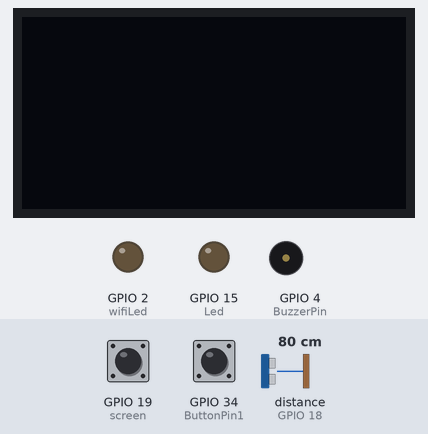
The sketch below on a simulated ESP32. Shown: 128×64 one-colour display, output pins drawn as LEDs (lit = HIGH), buzzer (waves = sounding). Wiring (inferred from the names in the program): ultrasonic range finder: trigger GPIO 5; echo GPIO 18. Inputs (shaded band) come from the test bench; at power-on: GPIO 19 (screen) LOW, distance to the obstacle (sensor on GPIO 18) 80 cm, GPIO 34 (ButtonPin1) LOW. The echo pulse lasts 58.3 µs per cm; WiFi joins after 1.5 s; servers stay silent unless stated; the display library's start-up logo is not drawn; pins used as bus, display or sensor lines are not drawn; what the sketch prints to the serial monitor is not drawn.

Above: at 5.2 s.
5.3 s: GPIO 19 (screen) driven HIGH
At 6.4 s:
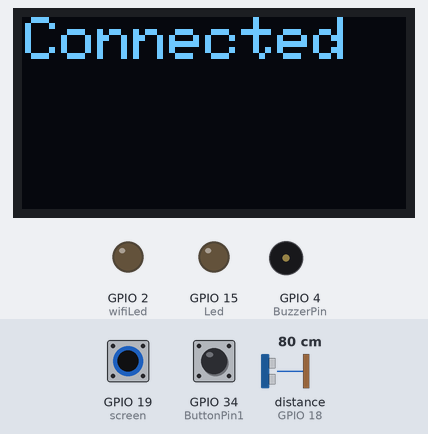
8.3 s: distance to the obstacle (sensor on GPIO 18) set to 2 cm
At 9.8 s:
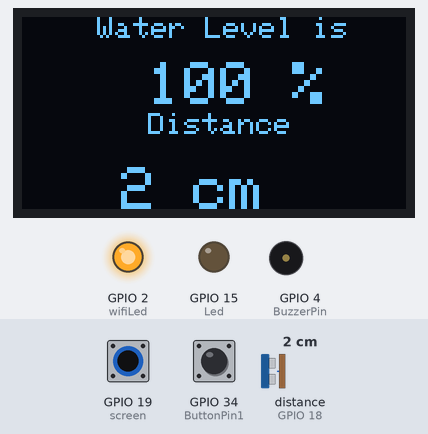
10.7 s: distance to the obstacle (sensor on GPIO 18) set to 250 cm
At 11.13 s:
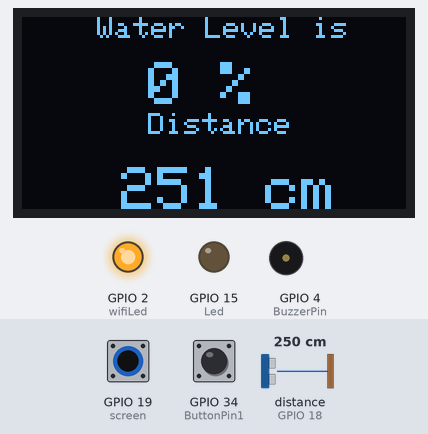
13.7 s: distance to the obstacle (sensor on GPIO 18) set to 9 cm
At 16.6 s:
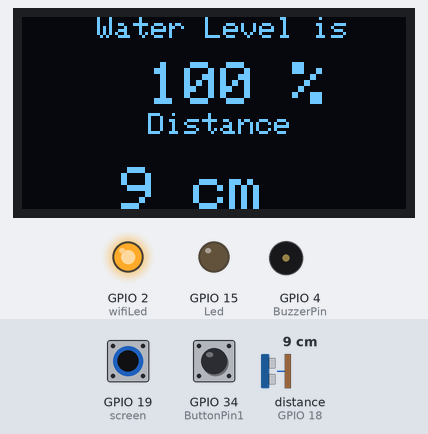
16.7 s: GPIO 19 (screen) driven LOW
18.2 s: GPIO 19 (screen) pulsed HIGH 2 times (0.12 s each, 0.3 s apart)
At 19.2 s:
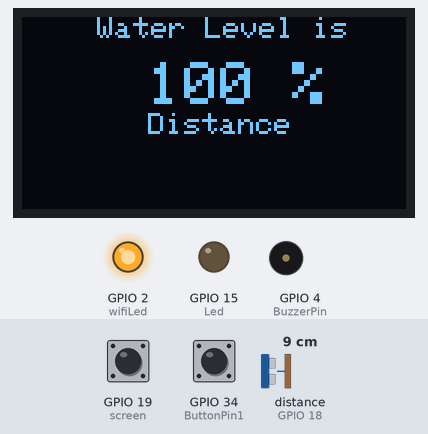
Timing chart, 0 to 21.2 s (numbered marks = the images above; inputs shaded):
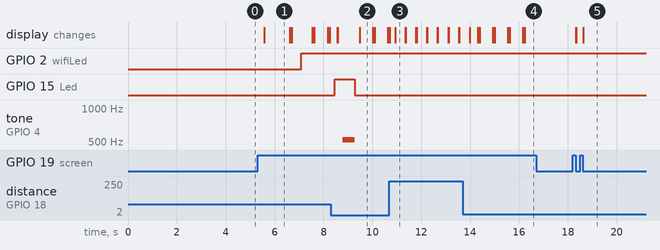

The sketch:

AquaSense.ino
```cpp
#include <Wire.h>
#include <WiFi.h>
#include <Adafruit_GFX.h>
#include <Adafruit_SSD1306.h>
#include <WiFiClient.h>
#include <BlynkSimpleEsp32.h>
#include <WiFiManager.h>

#define Screen_width 128
#define Screen_heigh 64
#define OLD_reset -1
#define Screen_Address 0x3C
#define SOUND_SPEED 0.034

Adafruit_SSD1306 display(Screen_width, Screen_heigh, &Wire, OLD_reset);


//Set Water Level Distance in CM
int emptyTankDistance = 120 ;  //Distance when tank is empty
int fullTankDistance =  35 ;  //Distance when tank is full

BLYNK_WRITE(V4) {
  emptyTankDistance = param.asInt();
}

BLYNK_WRITE(V3) {
  fullTankDistance = param.asInt();
}

//Set trigger value in percentage
int Low_triggerPer =   10 ;  //alarm will start when water level drop below triggerPer
int High_triggerPer =  95 ;  //alarm will start when water level exceed upper triggerPer

// Define connections to sensor
#define TRIGPIN    5  //D27
#define ECHOPIN    18  //D26
#define wifiLed    2   //D2
#define ButtonPin1 34  //D12
#define BuzzerPin  4  //D13
#define Led   15  //D14
#define screen 19

/* Fill-in your Template ID (only if using Blynk.Cloud) */


#define BLYNK_TEMPLATE_ID "TMPL6RhvwKUZN"
#define BLYNK_TEMPLATE_NAME "ESP32 Water Level"
#define BLYNK_AUTH_TOKEN "A-p6kvshW03bfzTJ1bV9rSYc7HfzkQD0"


//Change the virtual pins according the rooms
#define VPIN_BUTTON_1    V1
#define VPIN_BUTTON_2    V2
#define VPIN_BUTTON_5    V5


char auth[] = BLYNK_AUTH_TOKEN;

bool break_happened =false;
long duration;
float distance;
int   waterLevelPer;
bool  toggleBuzzer = HIGH; //Define to remember the toggle state

BlynkTimer timer;

void checkBlynkStatus() { // called every 3 seconds by SimpleTimer

  bool isconnected = Blynk.connected();
  if (isconnected == false) {
    Serial.println("Blynk Not Connected");
    digitalWrite(wifiLed, LOW);
  }
  if (isconnected == true) {
    digitalWrite(wifiLed, HIGH);
    Serial.println("Blynk Connected");
  }
}

BLYNK_CONNECTED() {
  Blynk.syncVirtual(VPIN_BUTTON_1);
  Blynk.syncVirtual(VPIN_BUTTON_2);
  Blynk.syncVirtual(VPIN_BUTTON_5);
}


void print_line(String text, int text_size, int column, int row) {
  if (digitalRead(screen) == HIGH) {
    display.setTextSize(text_size);
    display.setTextColor(SSD1306_WHITE);
    display.setCursor(column, row);
    display.println(text);
    display.display();
  }

}


void measureDistance(){
  // Set the trigger pin LOW for 2uS
  digitalWrite(TRIGPIN, LOW);
  delayMicroseconds(2);

  // Set the trigger pin HIGH for 20us to send pulse
  digitalWrite(TRIGPIN, HIGH);
  delayMicroseconds(20);

  // Return the trigger pin to LOW
  digitalWrite(TRIGPIN, LOW);


  int distance = pulseIn(ECHOPIN,HIGH,26000);
  distance = distance/58;
  Serial.print("Distance: ");
  Serial.println(distance);


  waterLevelPer = map((int)distance ,emptyTankDistance, fullTankDistance, 0, 100);
  if (waterLevelPer>100){
    waterLevelPer=100;
  }
  else if (waterLevelPer<0){
    waterLevelPer=0;
  }
  Blynk.virtualWrite(VPIN_BUTTON_1, waterLevelPer);
  Blynk.virtualWrite(VPIN_BUTTON_2, (String(distance) + " cm"));
  Blynk.virtualWrite(VPIN_BUTTON_5, (String(emptyTankDistance-distance) + " cm"));

  display.clearDisplay();
  print_line("Water Level is", 1, 25, 0);
  print_line(String(waterLevelPer)+" %", 2, 42, 15);
  print_line("Distance", 1, 42, 32);
  print_line(String(distance)+" cm", 2, 33, 50);

  // Print result to serial monitor
  Serial.print("Distance: ");
  Serial.print(distance);
  Serial.println(" cm");
  Serial.println(waterLevelPer);

  if (waterLevelPer < Low_triggerPer){
      if (break_happened==false){
        display.clearDisplay();
        ring_alarm("LOW");
      }
  }
  else if (waterLevelPer > High_triggerPer){
      if (break_happened==false){
        display.clearDisplay();
        ring_alarm("HIGH");
      }
  }
  else if (waterLevelPer<High_triggerPer && waterLevelPer>Low_triggerPer){
      break_happened =false;
  }


  // Delay before repeating measurement
  delay(100);
}


void ring_alarm(String state) {

  digitalWrite(Led, HIGH);
  print_line(String(waterLevelPer)+" %", 2, 42, 15);
  print_line(state, 2, 42, 40);


  if (digitalRead(ButtonPin1) == LOW) {
        print_line(String(waterLevelPer)+" %", 2, 42, 15);
        print_line("Distance", 1, 42, 32);
        print_line(String(distance)+" cm", 2, 33, 50);
        delay(200);
        break_happened = true;

  }
  tone(BuzzerPin,523);
  delay(500);
  noTone(BuzzerPin);
  delay(2);


  digitalWrite(Led, LOW);
 // display.clearDisplay();
}

bool timeouted = false;
void connectWiFi(){
  display.clearDisplay();
  print_line("Connect to wifi", 1, 1, 0);
  WiFiManager wm;
  wm.resetSettings();
  wm.setConfigPortalTimeout(120); // set connection timeout to 2 minutes
  bool res = wm.autoConnect("AquaSense","password"); // password protected aphttp://192.168.4.1/

  if (res) {
    Serial.println("Connected to WiFi");
    display.clearDisplay();
    print_line("Connected", 2, 1, 0);
    delay(1000);
    return; // exit the function on successful connection
  }
  else {
    Serial.println("Failed to connect to WiFi");
    display.clearDisplay();
    timeouted = true;
    print_line("Wifi connection failed", 1, 1, 0);
    delay(2);
    return; // exit the function on failure
  }
}


void setup() {
  Serial.begin(115200);

  if (!display.begin(SSD1306_SWITCHCAPVCC, Screen_Address)) {
    Serial.println(F("SSD1306 allocation failed."));
    for (;;);
  }
  display.display();
  delay(2000);

  display.clearDisplay();
  print_line("Welcome", 1,50 , 0);
  print_line("AquaSense", 2,10 , 20);
  delay(1000);

  // Set pinmodes for sensor connections
  pinMode(ECHOPIN, INPUT_PULLUP);
  pinMode(TRIGPIN, OUTPUT);
  pinMode(wifiLed, OUTPUT);
  pinMode(Led, OUTPUT);
  pinMode(BuzzerPin, OUTPUT);
  pinMode(ButtonPin1, INPUT);
  pinMode(screen,INPUT);

  digitalWrite(wifiLed, LOW);
  digitalWrite(Led, LOW);
  digitalWrite(BuzzerPin, LOW);

  //WiFi.begin(ssid, pass);
  timer.setInterval(2000L, checkBlynkStatus); // check if Blynk server is connected every 2 seconds
  Blynk.config(auth);
  delay(1000);


}

void loop() {
  if (WiFi.status() != WL_CONNECTED && timeouted == false) {
    connectWiFi();
  }
  measureDistance();
  Blynk.run();
  timer.run();
}
```

Measured:
- after the input at 5.3 s, the display: changes after 0.29 s (image 1)
- after the input at 8.3 s, GPIO 15 (Led): LOW → HIGH after 0.15 s, → LOW 0.83 s later; tone on GPIO 4 (BuzzerPin): silent → 523 Hz after 0.48 s, → silent 0.50 s later; the display: first changes after 0.26 s (image 2 shows a later state)
- after the input at 10.7 s, the display: first differs from a run without the input after 0.23 s (image 3)
- after the input at 13.7 s, the display: changes after 0.29 s (image 4)
- after the input at 16.7 s, every drawn part: stays the same
- after the input at 18.2 s, the display: first changes after 0.11 s (image 5 shows a later state)
- what the display in image 1 shows lasts 1.0 s, from 5.6 s to 6.6 s
- what the display in image 2 shows lasts 0.5 s, from 9.5 s to 10.0 s
